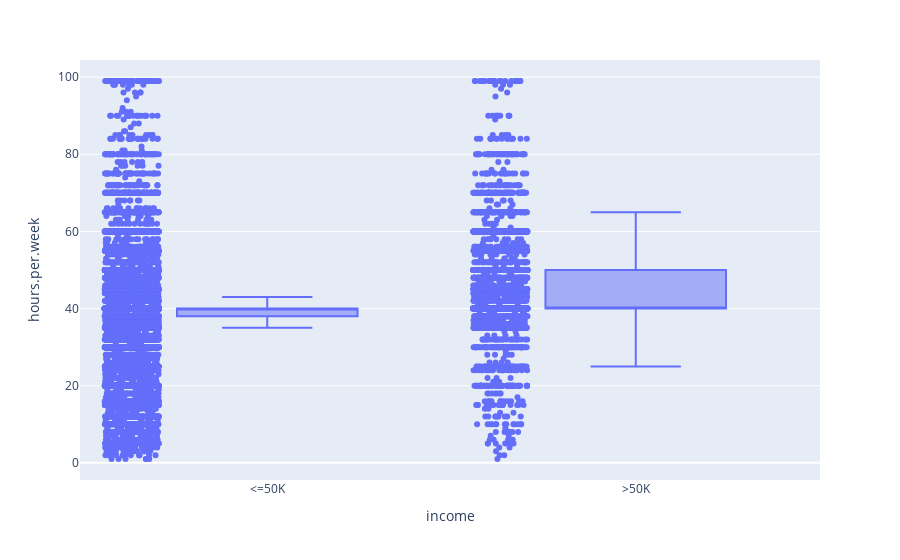

The notebook cell saved with this chart:
### Code cell
fig = px.box(data, x='income', y='hours.per.week', points="all")
fig.show()

### Figure 1 — Plotly figure (JSON) as saved in the notebook; plotly's stock layout.template omitted (floating-point values rounded to 4 significant figures; data arrays with more than 128 entries replaced by an {"elided": "..."} marker saying what was removed)
{"data": [{"alignmentgroup": "True", "boxpoints": "all", "hovertemplate": "income=%{x}<br>hours.per.week=%{y}<extra></extra>", "legendgroup": "", "marker": {"color": "#636efa"}, "name": "", "notched": false, "offsetgroup": "", "orientation": "v", "showlegend": false, "type": "box", "x": {"elided": "30162 str values"}, "x0": " ", "xaxis": "x", "y": {"elided": "30162 int values"}, "y0": " ", "yaxis": "y"}], "layout": {"boxmode": "group", "legend": {"tracegroupgap": 0}, "margin": {"t": 60}, "xaxis": {"anchor": "y", "domain": [0, 1], "title": {"text": "income"}}, "yaxis": {"anchor": "x", "domain": [0, 1], "title": {"text": "hours.per.week"}}}}
